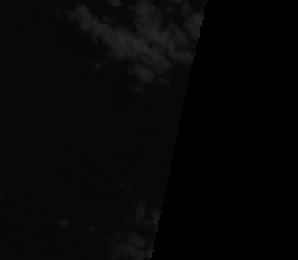
#> input picture data/collection/area2_square_0709_2022_sentinel2/T50LKR_20220709T022601_B01.tif, 149 x 130 px, shrunk from 220 x 192 before the run, given in place of 2022_8bands_19-04-2023-17-53_raster_classified_color_svm.png, which was not available (shown 2 times larger); the run also reads 1 picture not shown here
$ jupyter execute --allow-errors Add+Filter.ipynb   (text cells are left out)
#> lines starting #> are read from the running program, lines starting #| are printed output that depends on the picture; pictures that were not available may be replaced by others from this repository, and a replacement may not be noted
[cell 1]
# Module to add classifier output to background image (IR intensity)
# Include filtering (erosion) to remove small pixel clusters
# Include contrast enhancement and saturation adjustment
# Replacement for time consuming photoshop editing
# April 2023

[cell 2]
# Link a google drive to the notebook, if required
import os, sys
from google.colab import drive
drive.mount('/content/drive')
#change this based on your setup
root = '/content/drive/MyDrive/Colab/research/'
sys.path.append(root +'code/')
datapath =  root + 'data/'
print('This is the datapath: ', datapath)

[cell 3]
# These modules work directly with CoLab
import cv2
import numpy
from google.colab.patches import cv2_imshow
import matplotlib.pyplot as plt
from osgeo import gdal
import matplotlib.pyplot as plt

[cell 4]
# Define the image inputs. Put the assets in the data directory
# Planet Labs asset
ps = 'area2_0530_2022_8bands.tif'
# Classifier output from COCKTAIL workflow (copied from PCloud)
image ="area2_0530_2022_8bands_19-04-2023-17-53_raster_classified_color_svm.png"

[cell 5]
# Get IR and perform filtering; show results
# https://opensourceoptions.com/blog/gdal-python-tutorial-reading-and-writing-raster-datasets/
# https://developers.planet.com/docs/apis/data/sensors/
# https://here.isnew.info/how-to-save-a-numpy-array-as-a-geotiff-file-using-gdal.html

img_brg = cv2.imread(datapath + image)
#> img_brg is the input picture: shape (130, 149, 3); min 0, max 41, mean 6.2
img = cv2.cvtColor(img_brg, cv2.COLOR_BGR2RGB)
#name = 'agroforestry_latest.png'
#name = 'forestry.png'
name = 'settlement_latest.png'

ks = 2     # seems reasonable (also ok: 1, 2, 3)
kernel_1 = numpy.ones((ks, ks), numpy.uint8)
img_eroded = cv2.erode(img, kernel_1)
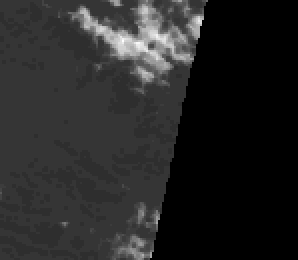
#> img_eroded: shape (130, 149, 3) (shown 2 times larger); min 0, max 38, mean 5.8; drawn with min black and max white

#> (the rest of this cell did not finish here and is left out)

[cell 6]
# Check image dimensions pior to arithmetic operations

background = cv2.imread(datapath + 'nir.png')

#name = 'forestry.png'
#name = 'agroforestry_latest.png'
name = 'settlement_latest.png'
category = cv2.imread(datapath + name)

print(background.shape)
#| (785, 898, 3)
print(category.shape)
#| (785, 898, 3)

[cell 7]
# V1 - add classification result with NIR
overlay1_brg = cv2.add(background, category)
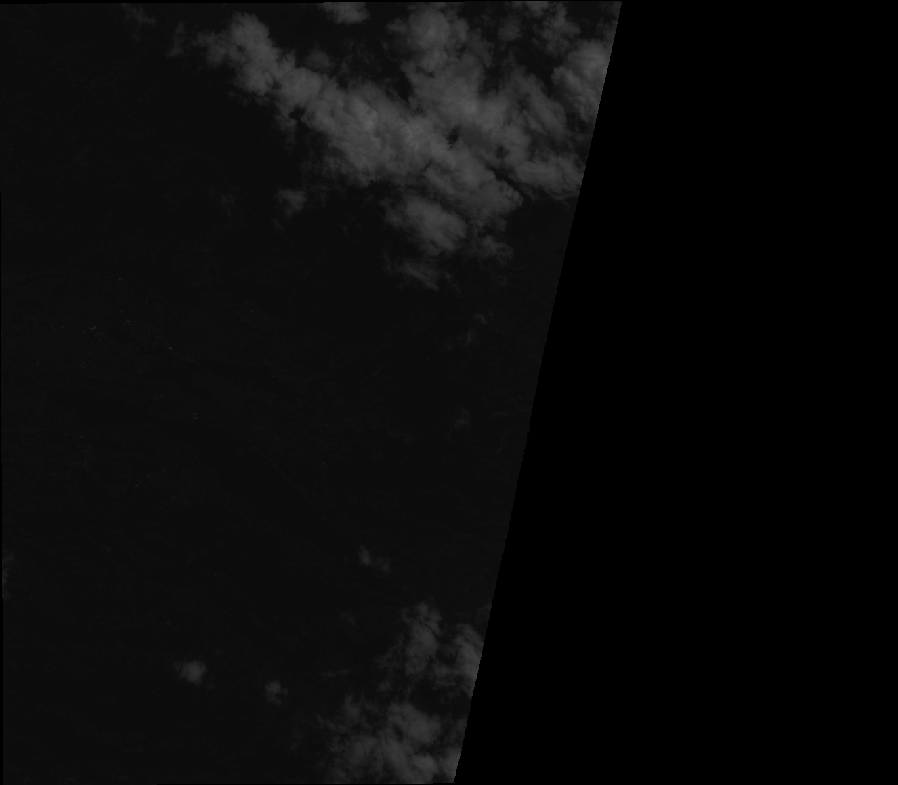
#> overlay1_brg: shape (785, 898, 3); min 0, max 92, mean 10.8
overlay1 = cv2.cvtColor(overlay1_brg, cv2.COLOR_BGR2RGB)
vnir1 = '+V1nir.png'

# V2 - add classification with NIR, weighted
a = 0.3     # 0.35 ...  factor for the background
b = 1 - a   # resultant factor for the forground (selected category)
c = 0

overlay2_brg = cv2.addWeighted(background, a, category, b, c)
overlay2 = cv2.cvtColor(overlay2_brg, cv2.COLOR_BGR2RGB)
vnir2 = '+V2nir.png'

rows = 1
columns = 2
fig = plt.figure(figsize=(16,16), dpi=80)
images = [overlay1, overlay2]

j = 1
for i in range (0, len(images)):
  fig.add_subplot(rows, columns, j)
  plt.imshow(images[i], cmap = 'gray')
  j = j+1
#> this loop made 2 passes
#> j on passes 1 to 2: 2, 3
#> after the loop, j = 3

cv2.imwrite(datapath + (name.split('.png')[0] + vnir1), overlay1)
cv2.imwrite(datapath + (name.split('.png')[0] + vnir2), overlay2)
#> Out = True
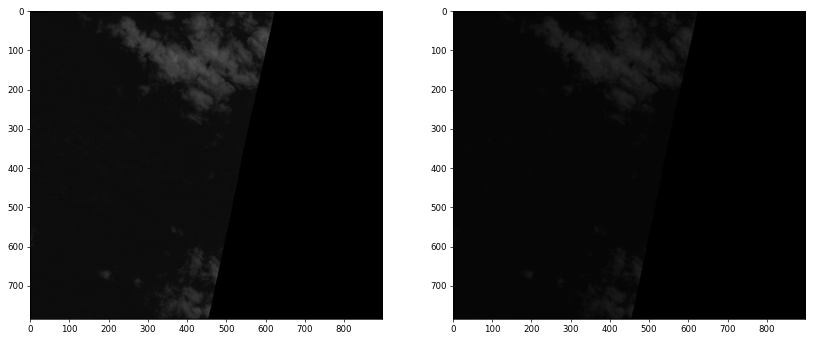
#> figure drawn by matplotlib, 2 panels

[cell 8]
# Increase contrast across a range of settings
# https://docs.opencv.org/3.4/d3/dc1/tutorial_basic_linear_transform.html

v1nir = '+V1nir.png'
V1 = name.split('.png')[0] + v1nir
image1_brg = cv2.imread(datapath + V1)
image1 = cv2.cvtColor(image1_brg, cv2.COLOR_BGR2RGB)

v2nir = '+V2nir.png'
V2 = name.split('.png')[0] + v2nir
image2_brg = cv2.imread(datapath + V2)
image2 = cv2.cvtColor(image2_brg, cv2.COLOR_BGR2RGB)

# set a rage for the key parameter to vary
alpha = [1.0, 1.25, 1.5, 2.0, 2.5, 3.0]

adjusted1 = []
adjusted2 = []
for i in range(0, len(alpha)):
  t = cv2.convertScaleAbs(image1, alpha=alpha[i], beta=0)
  adjusted1.append(cv2.cvtColor(t, cv2.COLOR_BGR2RGB))
  v = cv2.convertScaleAbs(image2, alpha=alpha[i], beta=0)
  adjusted2.append(cv2.cvtColor(v, cv2.COLOR_BGR2RGB))
#> this loop made 6 passes
#> pass 3, `t = cv2.convertScaleAbs(image1, alpha=alpha[i], beta=0)`:
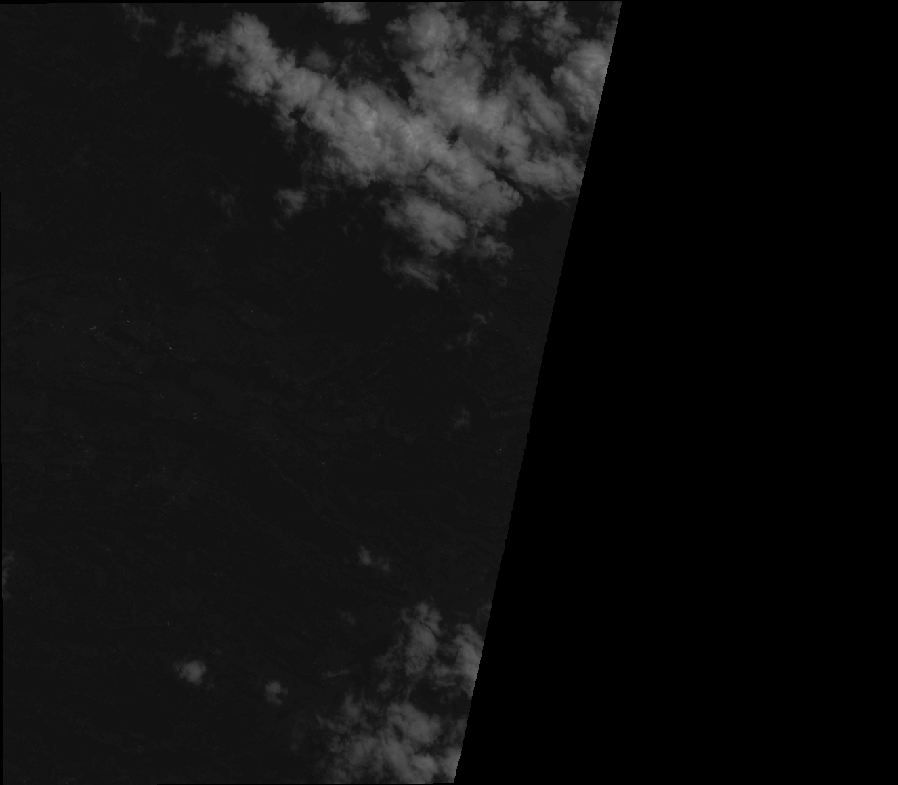
#> t: shape (785, 898, 3); min 0, max 138, mean 16.3
#> after the loop:
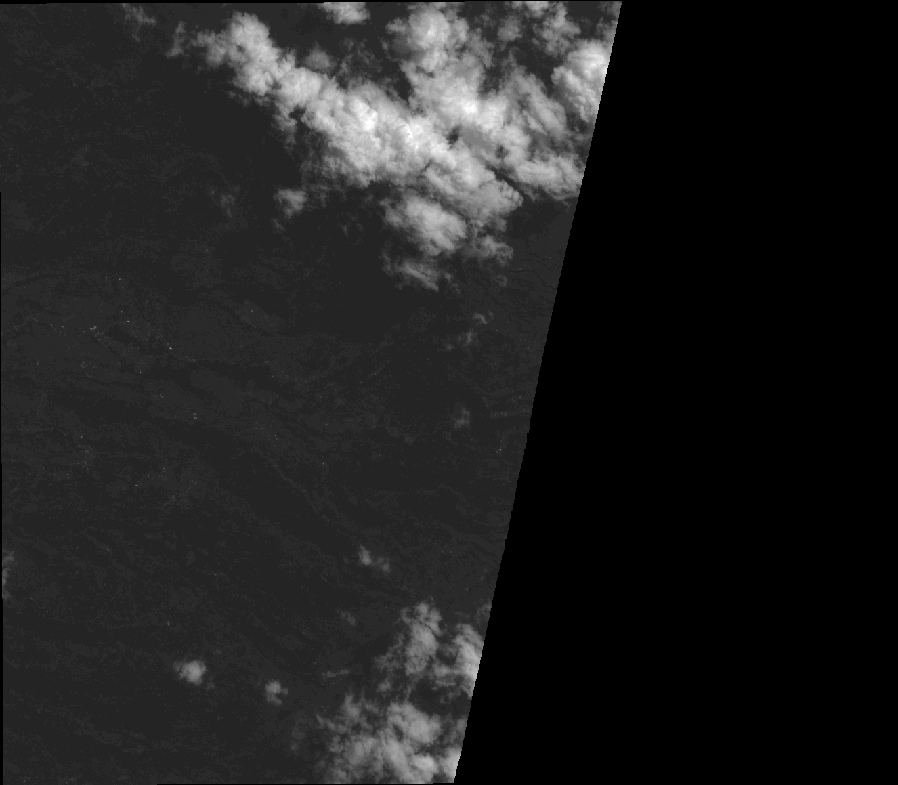
#> t: shape (785, 898, 3); min 0, max 255, mean 32.5
#> after the loop, adjusted1 = 6 items; adjusted2 = 6 items

rows = 2
columns = int(len(alpha) / rows)
fig = plt.figure(figsize=(24,24), dpi=80)

j = 1
for i in range (0, len(adjusted1)):
  fig.add_subplot(rows, columns, j)
  fig.tight_layout()
  plt.title("adjusted1_" + str(i))
  plt.imshow(adjusted1[i], cmap = 'gray')
  j = j+1
#> after the loop, j = 7
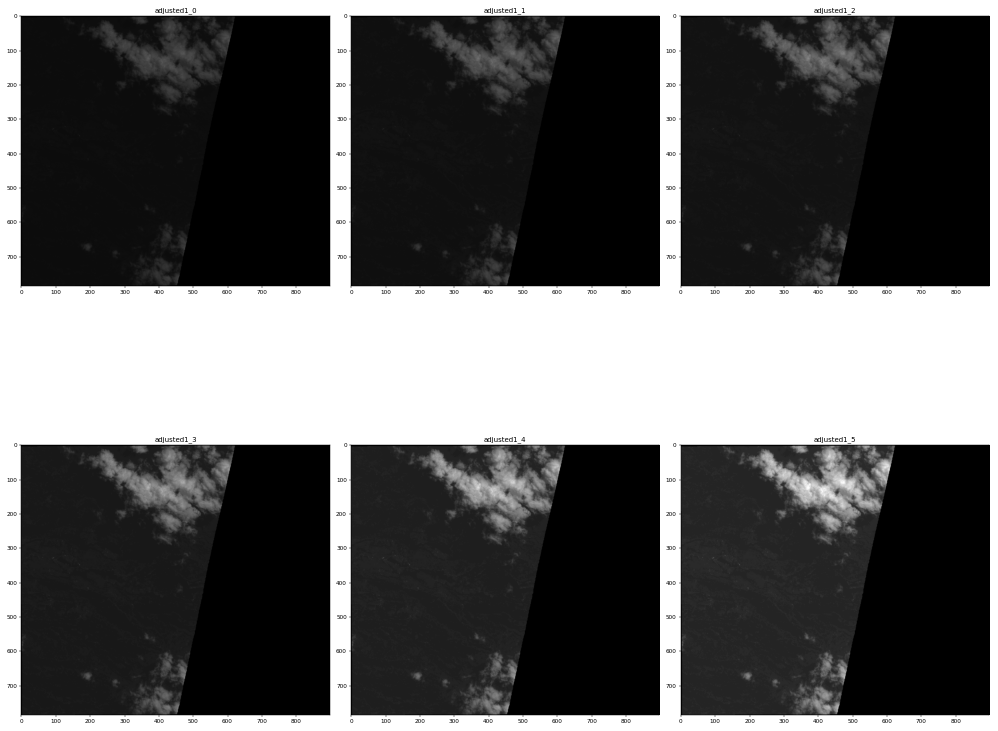
#> figure drawn by matplotlib, 6 panels

[cell 9]
#pick the best one
choice = adjusted1[0]
plt.imsave(datapath + "nir1_contrastadjusted.png", choice, cmap = 'gray')

[cell 10]
#same process for the second image set
rows = 2
columns = int(len(alpha) / rows)
fig = plt.figure(figsize=(24,24), dpi=80)

j = 1
for i in range (0, len(adjusted2)):
  fig.add_subplot(rows, columns, j)
  fig.tight_layout()
  plt.title("adjusted2_" + str(i))
  plt.imshow(adjusted2[i], cmap = 'gray')
  j = j+1
#> after the loop, j = 7

[cell 11]
# Pick the best one
choice = adjusted2[3]
plt.imsave(datapath + "nir2_contrastadjusted.png", choice, cmap = 'gray')

[cell 12]
# Adjust saturation and the previous best solutions - transfer frm opencv defaul BRG to HSV space and then to RGB

nir1 = "nir1_contrastadjusted.png"
nimage1 = cv2.imread(datapath + nir1)

nir2 = "nir2_contrastadjusted.png"
nimage2 = cv2.imread(datapath + nir2)

# Increase saturation ; multiple by a factor to change the saturation
# Multiple by a factor of less than 1 to reduce the brightness
sf1 = 1.0
bf1 = 0.8

sf2 = 1.2
bf2 = 0.7

# Transform BRG to HSV
hsv1 = cv2.cvtColor(nimage1,cv2.COLOR_BGR2HSV)
#> hsv1: shape (785, 898, 3); mean H, S, V 0, 0, 10.8
# first entry (1) is saturation; second one (2) is brightness
hsv1[...,1] = hsv1[...,1]*sf1
hsv1[...,2] = hsv1[...,2]*bf1
#> hsv1: shape (785, 898, 3); mean H, S, V 0, 0, 8.4
simage1=cv2.cvtColor(hsv1,cv2.COLOR_HSV2RGB)

hsv2 = cv2.cvtColor(nimage2,cv2.COLOR_BGR2HSV)
hsv2[...,1] = hsv2[...,1]*sf2
hsv2[...,2] = hsv2[...,2]*bf2
#> hsv2: shape (785, 898, 3); mean H, S, V 0, 0, 7.3
simage2=cv2.cvtColor(hsv1,cv2.COLOR_HSV2RGB)

rows = 1
columns = 2
fig = plt.figure(figsize=(16,16), dpi=80)
images = [simage1, simage2]

j = 1
for i in range (0, len(images)):
  fig.add_subplot(rows, columns, j)
  plt.title("contrast+saturation_adjusted_" + str(i))
  plt.imshow(images[i], cmap = 'gray')
  j = j+1
#> after the loop, j = 3

plt.imsave(datapath + "nir1_contrastadjusted_sat.png", simage1, cmap = 'gray')
plt.imsave(datapath + "nir2_contrastadjusted_sat.png", simage2, cmap = 'gray')
